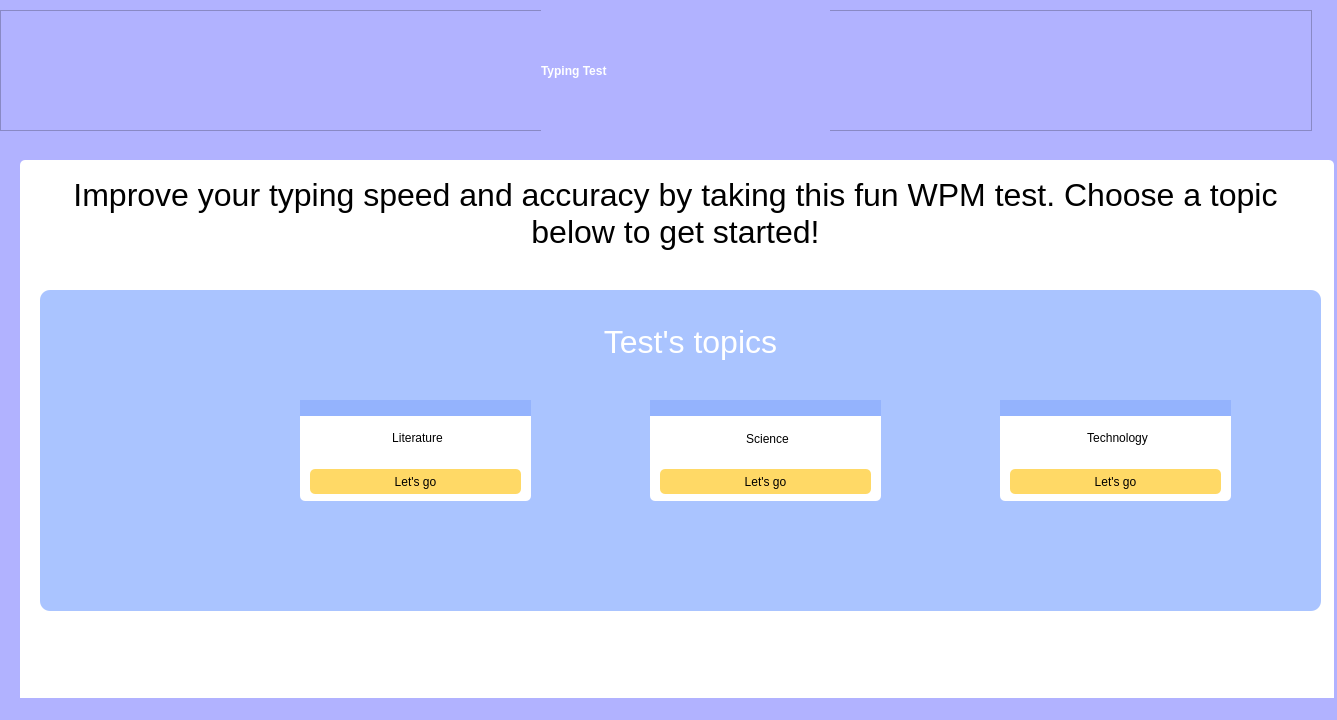
<?xml version="1.0" encoding="UTF-8"?>
<ui version="4.0">
 <class>MainWindow</class>
 <widget class="QMainWindow" name="MainWindow">
  <property name="geometry">
   <rect>
    <x>0</x>
    <y>0</y>
    <width>1337</width>
    <height>720</height>
   </rect>
  </property>
  <property name="maximumSize">
   <size>
    <width>1337</width>
    <height>720</height>
   </size>
  </property>
  <property name="windowTitle">
   <string>Speed Typing Test</string>
  </property>
  <property name="styleSheet">
   <string notr="true">background-color: #B1B2FF;</string>
  </property>
  <widget class="QWidget" name="centralwidget">
   <widget class="QFrame" name="frame">
    <property name="geometry">
     <rect>
      <x>0</x>
      <y>10</y>
      <width>1312</width>
      <height>121</height>
     </rect>
    </property>
    <property name="styleSheet">
     <string notr="true">align-item: center;</string>
    </property>
    <property name="frameShape">
     <enum>QFrame::StyledPanel</enum>
    </property>
    <property name="frameShadow">
     <enum>QFrame::Raised</enum>
    </property>
    <widget class="QLabel" name="label">
     <property name="geometry">
      <rect>
       <x>541</x>
       <y>0</y>
       <width>289</width>
       <height>121</height>
      </rect>
     </property>
     <property name="styleSheet">
      <string notr="true">font: 63 48pt &quot;Bahnschrift SemiBold Condensed&quot;;
color: white;
font-weight: bold;</string>
     </property>
     <property name="text">
      <string>Typing Test</string>
     </property>
    </widget>
   </widget>
   <widget class="QWidget" name="main_container" native="true">
    <property name="geometry">
     <rect>
      <x>20</x>
      <y>160</y>
      <width>1314</width>
      <height>551</height>
     </rect>
    </property>
    <property name="styleSheet">
     <string notr="true">background-color: white;

border-radius: 5px;</string>
    </property>
    <widget class="QWidget" name="widget_2" native="true">
     <property name="geometry">
      <rect>
       <x>10</x>
       <y>13</y>
       <width>1291</width>
       <height>101</height>
      </rect>
     </property>
     <property name="styleSheet">
      <string notr="true"/>
     </property>
     <widget class="QTextBrowser" name="textBrowser">
      <property name="geometry">
       <rect>
        <x>10</x>
        <y>0</y>
        <width>1271</width>
        <height>101</height>
       </rect>
      </property>
      <property name="styleSheet">
       <string notr="true"/>
      </property>
      <property name="html">
       <string>&lt;!DOCTYPE HTML PUBLIC &quot;-//W3C//DTD HTML 4.0//EN&quot; &quot;http://www.w3.org/TR/REC-html40/strict.dtd&quot;&gt;
&lt;html&gt;&lt;head&gt;&lt;meta name=&quot;qrichtext&quot; content=&quot;1&quot; /&gt;&lt;style type=&quot;text/css&quot;&gt;
p, li { white-space: pre-wrap; }
&lt;/style&gt;&lt;/head&gt;&lt;body style=&quot; font-family:'MS Shell Dlg 2'; font-size:7.875pt; font-weight:400; font-style:normal;&quot;&gt;
&lt;p align=&quot;center&quot; style=&quot; margin-top:0px; margin-bottom:0px; margin-left:0px; margin-right:0px; -qt-block-indent:0; text-indent:0px;&quot;&gt;&lt;span style=&quot; font-family:'Bahnschrift'; font-size:24pt; font-weight:296; color:#000000;&quot;&gt;Improve your typing speed and accuracy by taking this fun WPM test. Choose a topic below to get started!&lt;/span&gt;&lt;/p&gt;&lt;/body&gt;&lt;/html&gt;</string>
      </property>
     </widget>
    </widget>
    <widget class="QFrame" name="frame_2">
     <property name="geometry">
      <rect>
       <x>20</x>
       <y>130</y>
       <width>1281</width>
       <height>321</height>
      </rect>
     </property>
     <property name="styleSheet">
      <string notr="true">background-color: #AAC4FF;
border-radius: 10px;</string>
     </property>
     <property name="frameShape">
      <enum>QFrame::StyledPanel</enum>
     </property>
     <property name="frameShadow">
      <enum>QFrame::Raised</enum>
     </property>
     <widget class="QWidget" name="widget_3" native="true">
      <property name="geometry">
       <rect>
        <x>260</x>
        <y>110</y>
        <width>231</width>
        <height>101</height>
       </rect>
      </property>
      <property name="styleSheet">
       <string notr="true">background-color:white;
border-radius: 5px;
</string>
      </property>
      <widget class="Line" name="line">
       <property name="geometry">
        <rect>
         <x>0</x>
         <y>0</y>
         <width>231</width>
         <height>16</height>
        </rect>
       </property>
       <property name="styleSheet">
        <string notr="true">background-color: #94B3FD;
border-radius: 0px;</string>
       </property>
       <property name="orientation">
        <enum>Qt::Horizontal</enum>
       </property>
      </widget>
      <widget class="QPushButton" name="min_1_btn">
       <property name="geometry">
        <rect>
         <x>10</x>
         <y>69</y>
         <width>211</width>
         <height>25</height>
        </rect>
       </property>
       <property name="styleSheet">
        <string notr="true">background-color: #FFD966;
font: 11pt &quot;Bahnschrift&quot;;</string>
       </property>
       <property name="text">
        <string>Let's go</string>
       </property>
      </widget>
      <widget class="QLabel" name="min_1_label">
       <property name="geometry">
        <rect>
         <x>17</x>
         <y>23</y>
         <width>201</width>
         <height>31</height>
        </rect>
       </property>
       <property name="styleSheet">
        <string notr="true">font: 18pt &quot;OCR A Extended&quot;;
color: black;</string>
       </property>
       <property name="text">
        <string>&lt;html&gt;&lt;head/&gt;&lt;body&gt;&lt;p align=&quot;center&quot;&gt;Literature&lt;/p&gt;&lt;/body&gt;&lt;/html&gt;</string>
       </property>
      </widget>
     </widget>
     <widget class="QWidget" name="widget_4" native="true">
      <property name="geometry">
       <rect>
        <x>610</x>
        <y>110</y>
        <width>231</width>
        <height>101</height>
       </rect>
      </property>
      <property name="styleSheet">
       <string notr="true">background-color:white;
border-radius: 5px;
</string>
      </property>
      <widget class="Line" name="line_2">
       <property name="geometry">
        <rect>
         <x>0</x>
         <y>0</y>
         <width>231</width>
         <height>16</height>
        </rect>
       </property>
       <property name="styleSheet">
        <string notr="true">background-color: #94B3FD;
border-radius: 0px;</string>
       </property>
       <property name="orientation">
        <enum>Qt::Horizontal</enum>
       </property>
      </widget>
      <widget class="QPushButton" name="min_3_btn">
       <property name="geometry">
        <rect>
         <x>10</x>
         <y>69</y>
         <width>211</width>
         <height>25</height>
        </rect>
       </property>
       <property name="styleSheet">
        <string notr="true">background-color: #FFD966;
font: 11pt &quot;Bahnschrift&quot;;</string>
       </property>
       <property name="text">
        <string>Let's go</string>
       </property>
      </widget>
      <widget class="QLabel" name="min_3_label">
       <property name="geometry">
        <rect>
         <x>17</x>
         <y>24</y>
         <width>201</width>
         <height>31</height>
        </rect>
       </property>
       <property name="styleSheet">
        <string notr="true">font: 18pt &quot;OCR A Extended&quot;;
color: black;</string>
       </property>
       <property name="text">
        <string>&lt;html&gt;&lt;head/&gt;&lt;body&gt;&lt;p align=&quot;center&quot;&gt;Science&lt;/p&gt;&lt;/body&gt;&lt;/html&gt;</string>
       </property>
      </widget>
     </widget>
     <widget class="QWidget" name="widget_5" native="true">
      <property name="geometry">
       <rect>
        <x>960</x>
        <y>110</y>
        <width>231</width>
        <height>101</height>
       </rect>
      </property>
      <property name="styleSheet">
       <string notr="true">background-color:white;
border-radius: 5px;
</string>
      </property>
      <widget class="Line" name="line_3">
       <property name="geometry">
        <rect>
         <x>0</x>
         <y>0</y>
         <width>231</width>
         <height>16</height>
        </rect>
       </property>
       <property name="styleSheet">
        <string notr="true">background-color: #94B3FD;
border-radius: 0px;</string>
       </property>
       <property name="orientation">
        <enum>Qt::Horizontal</enum>
       </property>
      </widget>
      <widget class="QPushButton" name="min_1_btn_2">
       <property name="geometry">
        <rect>
         <x>10</x>
         <y>69</y>
         <width>211</width>
         <height>25</height>
        </rect>
       </property>
       <property name="styleSheet">
        <string notr="true">background-color: #FFD966;
font: 11pt &quot;Bahnschrift&quot;;</string>
       </property>
       <property name="text">
        <string>Let's go</string>
       </property>
      </widget>
      <widget class="QLabel" name="min_1_label_2">
       <property name="geometry">
        <rect>
         <x>17</x>
         <y>23</y>
         <width>201</width>
         <height>31</height>
        </rect>
       </property>
       <property name="styleSheet">
        <string notr="true">font: 18pt &quot;OCR A Extended&quot;;
color: black;</string>
       </property>
       <property name="text">
        <string>&lt;html&gt;&lt;head/&gt;&lt;body&gt;&lt;p align=&quot;center&quot;&gt;Technology&lt;/p&gt;&lt;/body&gt;&lt;/html&gt;</string>
       </property>
      </widget>
     </widget>
     <widget class="QTextBrowser" name="textBrowser_2">
      <property name="geometry">
       <rect>
        <x>540</x>
        <y>30</y>
        <width>221</width>
        <height>51</height>
       </rect>
      </property>
      <property name="styleSheet">
       <string notr="true"/>
      </property>
      <property name="html">
       <string>&lt;!DOCTYPE HTML PUBLIC &quot;-//W3C//DTD HTML 4.0//EN&quot; &quot;http://www.w3.org/TR/REC-html40/strict.dtd&quot;&gt;
&lt;html&gt;&lt;head&gt;&lt;meta name=&quot;qrichtext&quot; content=&quot;1&quot; /&gt;&lt;style type=&quot;text/css&quot;&gt;
p, li { white-space: pre-wrap; }
&lt;/style&gt;&lt;/head&gt;&lt;body style=&quot; font-family:'MS Shell Dlg 2'; font-size:7.875pt; font-weight:400; font-style:normal;&quot;&gt;
&lt;p align=&quot;center&quot; style=&quot; margin-top:0px; margin-bottom:0px; margin-left:0px; margin-right:0px; -qt-block-indent:0; text-indent:0px;&quot;&gt;&lt;span style=&quot; font-family:'Bahnschrift'; font-size:24pt; font-weight:296; color:#ffffff;&quot;&gt;Test's topics&lt;/span&gt;&lt;/p&gt;&lt;/body&gt;&lt;/html&gt;</string>
      </property>
     </widget>
    </widget>
   </widget>
  </widget>
  <widget class="QMenuBar" name="menubar">
   <property name="geometry">
    <rect>
     <x>0</x>
     <y>0</y>
     <width>1337</width>
     <height>22</height>
    </rect>
   </property>
  </widget>
  <widget class="QStatusBar" name="statusbar"/>
 </widget>
 <resources/>
 <connections/>
</ui>
